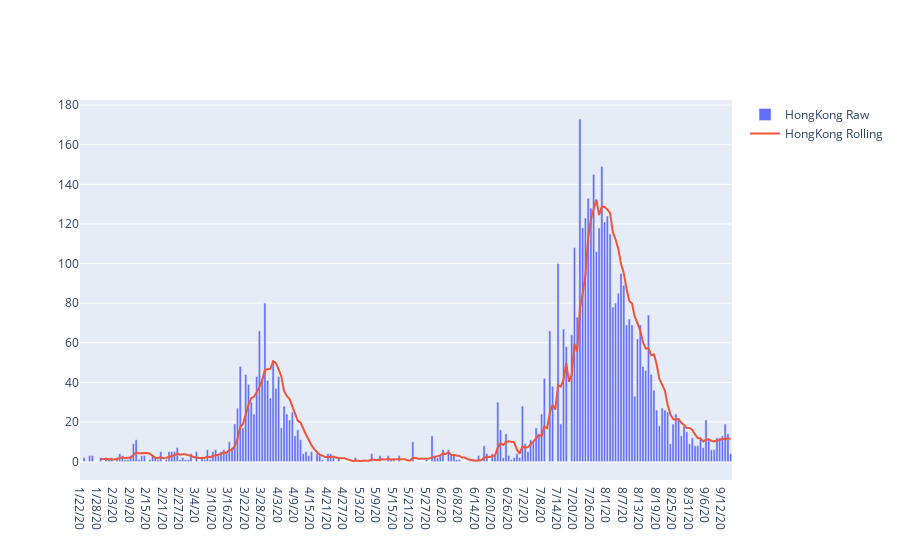
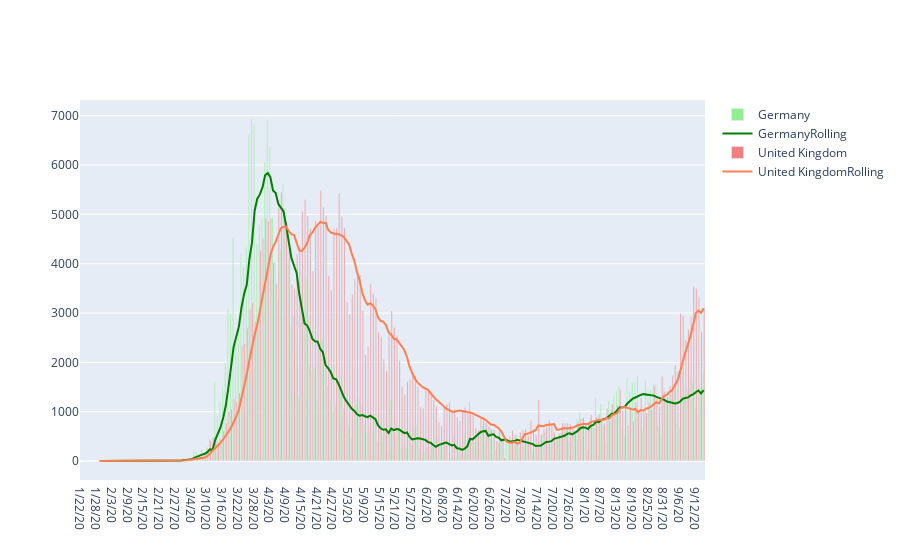

Notebook code for these charts, in order:
### Code cell
fig1.show()
print(COUNTRYLIST)
fig2.show()

### Figure 1 — Plotly figure (JSON) as saved in the notebook; plotly's stock layout.template omitted (floating-point values rounded to 4 significant figures; data arrays with more than 128 entries replaced by an {"elided": "..."} marker saying what was removed)
{"data": [{"name": "HongKong Raw", "type": "bar", "x": {"elided": "238 str values"}, "y": {"elided": "238 int values"}}, {"name": "HongKong Rolling", "type": "scatter", "x": {"elided": "238 str values"}, "y": {"elided": "238 float values"}}], "layout": {"autosize": true, "barmode": "group", "xaxis": {"autorange": true, "range": [-0.5, 237.5], "type": "category"}, "yaxis": {"autorange": true, "range": [-9.31, 182.6], "type": "linear"}}}

### Figure 2 — Plotly figure (JSON) as saved in the notebook; plotly's stock layout.template omitted (floating-point values rounded to 4 significant figures; data arrays with more than 128 entries replaced by an {"elided": "..."} marker saying what was removed)
{"data": [{"marker": {"color": "lightgreen"}, "name": "Germany", "type": "bar", "x": {"elided": "238 str values"}, "y": {"elided": "238 int values"}}, {"line": {"color": "green"}, "name": "GermanyRolling", "type": "scatter", "x": {"elided": "238 str values"}, "y": {"elided": "238 float values"}}, {"marker": {"color": "lightcoral"}, "name": "United Kingdom", "type": "bar", "x": {"elided": "238 str values"}, "y": {"elided": "238 int values"}}, {"line": {"color": "coral"}, "name": "United KingdomRolling", "type": "scatter", "x": {"elided": "238 str values"}, "y": {"elided": "238 float values"}}], "layout": {"autosize": true, "xaxis": {"autorange": true, "range": [-0.5, 237.5], "type": "category"}, "yaxis": {"autorange": true, "range": [-385.2, 7318.0], "type": "linear"}}}
